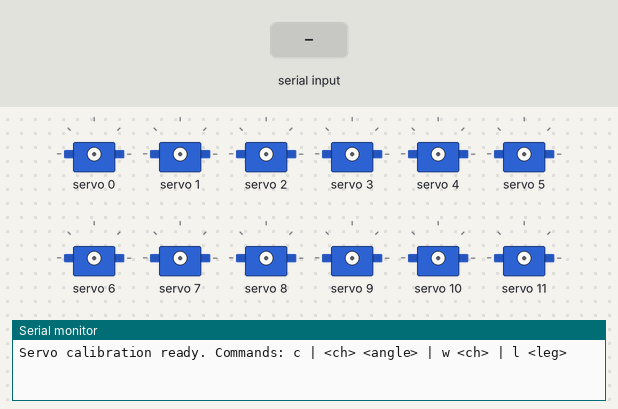
Bench run of a sketch on a simulated Arduino Nano, built with avr-gcc and run on an emulated ATmega328P. Parts: 12 × servo, the last lines printed to the serial monitor. Inputs (shaded band) come from the test bench.

Above: at 1.2 s.
1.3 s: "c\n" received over Serial
4.3 s: "w\n" received over Serial
At 4.5 s:
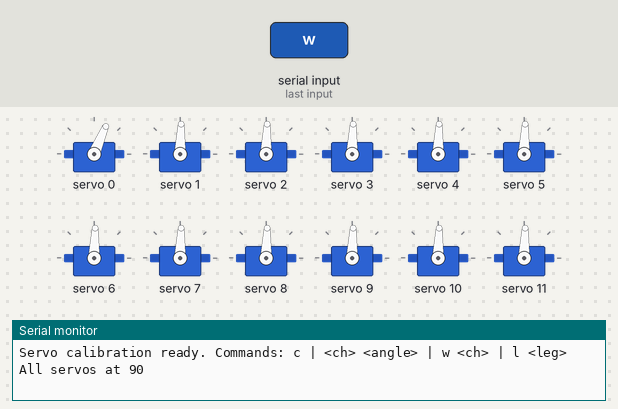
6.6 s: "l\n" received over Serial
At 7.2 s:
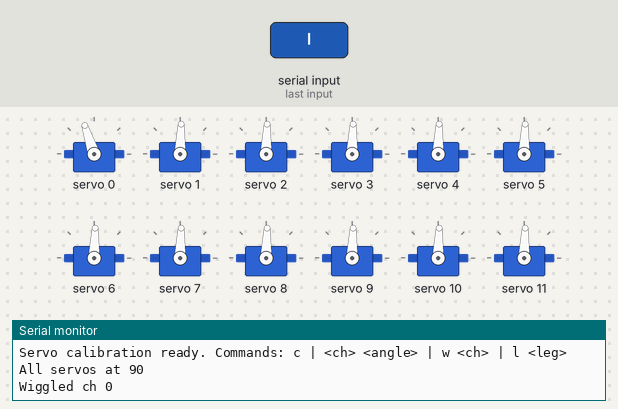
At 7.9 s:
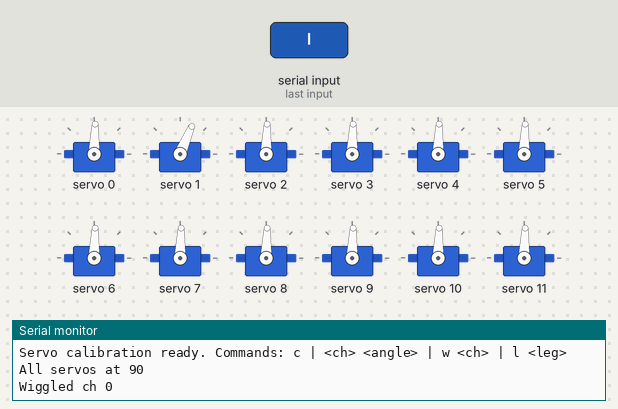
Timing chart, 0 to 10.0 s (numbered marks = the images above; inputs shaded):
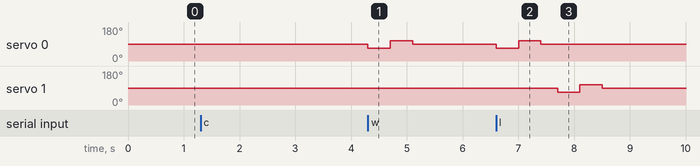

The sketch:

1_Servo_Calibrate_MC2_Nano.ino
```cpp
/*
 * 1 - Servo calibration for MC2 (Arduino Nano + PCA9685, 12 leg servos)
 *
 * Library: "Adafruit PWM Servo Driver Library" (Library Manager)
 * Board  : Arduino Nano (Tools > Processor: ATmega328P, or "Old Bootloader" for many clones)
 *
 * Wiring:
 *   PCA9685 SDA -> Nano A4          PCA9685 SCL -> Nano A5
 *   PCA9685 VCC -> Nano 5V          PCA9685 GND (logic side) -> Nano GND
 *   PCA9685 V+  (screw terminal) -> separate 5-6 V servo supply (+)
 *   PCA9685 GND (screw terminal) -> servo supply (-), and tied to Nano GND
 *   470-1000 uF capacitor across the V+ and GND screw terminals
 *
 * Channel map (same as the main sketch):
 *   leg 0 = Right Front  -> ch 0 (hip)  ch 1 (lift)
 *   leg 1 = Right Middle -> ch 2 (hip)  ch 3 (lift)
 *   leg 2 = Right Rear   -> ch 4 (hip)  ch 5 (lift)
 *   leg 3 = Left Front   -> ch 6 (hip)  ch 7 (lift)
 *   leg 4 = Left Middle  -> ch 8 (hip)  ch 9 (lift)
 *   leg 5 = Left Rear    -> ch 10 (hip) ch 11 (lift)
 *   hip = swings the leg forward/back, lift = raises/lowers the foot
 *
 * Serial Monitor: 115200 baud, line ending = "Newline". Commands:
 *   c            all 12 servos to 90 deg (do this BEFORE attaching the horns)
 *   <ch> <angle> e.g.  "3 120"   moves channel 3 to 120 deg
 *   w <ch>       wiggle one channel (70 -> 110 -> 90)
 *   l <leg>      wiggle hip then lift of one leg
 */
#include <Wire.h>
#include <Adafruit_PWMServoDriver.h>

Adafruit_PWMServoDriver pwm(0x40);

#define SERVO_MIN_US 500    // MG90S: about 500 us = 0 deg
#define SERVO_MAX_US 2400   // about 2400 us = 180 deg

char buf[24];

void setServo(uint8_t ch, int angle) {
  angle = constrain(angle, 0, 180);
  pwm.writeMicroseconds(ch, map(angle, 0, 180, SERVO_MIN_US, SERVO_MAX_US));
}

void wiggle(uint8_t ch) {
  setServo(ch, 70);  delay(400);
  setServo(ch, 110); delay(400);
  setServo(ch, 90);  delay(300);
}

void setup() {
  Serial.begin(115200);
  pwm.begin();
  pwm.setOscillatorFrequency(27000000);
  pwm.setPWMFreq(50);
  Wire.setClock(400000);
  delay(10);
  Serial.println(F("\nServo calibration ready. Commands: c | <ch> <angle> | w <ch> | l <leg>"));
}

void loop() {
  if (!Serial.available()) return;
  int n = Serial.readBytesUntil('\n', buf, sizeof(buf) - 1);
  buf[n] = 0;
  while (n > 0 && (buf[n - 1] == '\r' || buf[n - 1] == ' ')) buf[--n] = 0;   // trim
  if (n == 0) return;

  if (n == 1 && buf[0] == 'c') {
    for (uint8_t ch = 0; ch < 12; ch++) { setServo(ch, 90); delay(80); }  // staggered to limit current
    Serial.println(F("All servos at 90"));
  } else if (buf[0] == 'w') {
    int ch = atoi(buf + 1);
    if (ch >= 0 && ch < 12) {
      wiggle(ch);
      Serial.print(F("Wiggled ch ")); Serial.println(ch);
    }
  } else if (buf[0] == 'l') {
    int leg = atoi(buf + 1);
    if (leg >= 0 && leg < 6) {
      wiggle(leg * 2);       // hip
      wiggle(leg * 2 + 1);   // lift
      Serial.print(F("Wiggled leg ")); Serial.println(leg);
    }
  } else {
    int ch, ang;
    if (sscanf(buf, "%d %d", &ch, &ang) == 2 && ch >= 0 && ch < 12) {
      setServo(ch, ang);
      Serial.print(F("ch ")); Serial.print(ch);
      Serial.print(F(" -> ")); Serial.print(constrain(ang, 0, 180));
      Serial.println(F(" deg"));
    } else {
      Serial.println(F("?"));
    }
  }
}
```

Measured:
- after the input at 4.3 s, servo 0: 88° → 67° at once, → 108° 0.40 s later, → 88° 0.40 s later
- after the input at 6.6 s, servo 0: 88° → 67° at once, → 108° 0.40 s later, → 88° 0.40 s later; servo 1: 88° → 67° after 1.1 s, → 108° 0.40 s later, → 88° 0.40 s later
